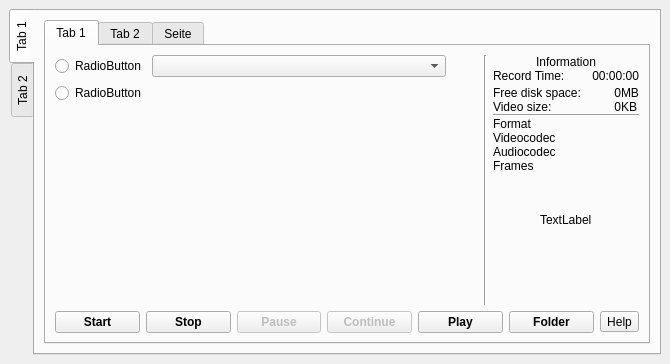
<?xml version="1.0" encoding="UTF-8"?>
<ui version="4.0">
 <class>PortalTest</class>
 <widget class="QMainWindow" name="PortalTest">
  <property name="geometry">
   <rect>
    <x>0</x>
    <y>0</y>
    <width>670</width>
    <height>364</height>
   </rect>
  </property>
  <property name="windowTitle">
   <string notr="true">vokoscreenNG</string>
  </property>
  <widget class="QWidget" name="centralwidget">
   <layout class="QVBoxLayout" name="verticalLayout">
    <item>
     <widget class="QTabWidget" name="tabWidget_2">
      <property name="tabPosition">
       <enum>QTabWidget::West</enum>
      </property>
      <property name="currentIndex">
       <number>0</number>
      </property>
      <widget class="QWidget" name="tab_3">
       <attribute name="title">
        <string>Tab 1</string>
       </attribute>
       <layout class="QVBoxLayout" name="verticalLayout_2">
        <item>
         <widget class="QTabWidget" name="tabWidget">
          <property name="currentIndex">
           <number>0</number>
          </property>
          <widget class="QWidget" name="tab">
           <attribute name="title">
            <string>Tab 1</string>
           </attribute>
           <layout class="QGridLayout" name="gridLayout_2">
            <item row="0" column="4" rowspan="4">
             <widget class="Line" name="line">
              <property name="orientation">
               <enum>Qt::Vertical</enum>
              </property>
             </widget>
            </item>
            <item row="0" column="5" rowspan="4">
             <layout class="QGridLayout" name="gridLayout_6">
              <property name="bottomMargin">
               <number>10</number>
              </property>
              <property name="verticalSpacing">
               <number>0</number>
              </property>
              <item row="0" column="0" alignment="Qt::AlignHCenter">
               <widget class="QLabel" name="label_17">
                <property name="text">
                 <string>Information</string>
                </property>
               </widget>
              </item>
              <item row="2" column="0">
               <layout class="QGridLayout" name="gridLayout_5">
                <item row="0" column="2">
                 <widget class="QLabel" name="labelFreeSize">
                  <property name="minimumSize">
                   <size>
                    <width>40</width>
                    <height>0</height>
                   </size>
                  </property>
                  <property name="text">
                   <string notr="true">0</string>
                  </property>
                  <property name="alignment">
                   <set>Qt::AlignRight|Qt::AlignTrailing|Qt::AlignVCenter</set>
                  </property>
                 </widget>
                </item>
                <item row="6" column="2" colspan="2">
                 <widget class="QLabel" name="labelInfoAudiocodec">
                  <property name="text">
                   <string notr="true"/>
                  </property>
                 </widget>
                </item>
                <item row="0" column="1">
                 <widget class="QLabel" name="label_12">
                  <property name="text">
                   <string>Free disk space:</string>
                  </property>
                 </widget>
                </item>
                <item row="5" column="1">
                 <widget class="QLabel" name="label_24">
                  <property name="text">
                   <string>Videocodec</string>
                  </property>
                 </widget>
                </item>
                <item row="8" column="2">
                 <spacer name="verticalSpacer_4">
                  <property name="orientation">
                   <enum>Qt::Vertical</enum>
                  </property>
                  <property name="sizeHint" stdset="0">
                   <size>
                    <width>20</width>
                    <height>40</height>
                   </size>
                  </property>
                 </spacer>
                </item>
                <item row="0" column="3">
                 <widget class="QLabel" name="label_15">
                  <property name="text">
                   <string notr="true">MB</string>
                  </property>
                 </widget>
                </item>
                <item row="5" column="2" colspan="2">
                 <widget class="QLabel" name="labelInfoVideocodec">
                  <property name="text">
                   <string notr="true"/>
                  </property>
                 </widget>
                </item>
                <item row="1" column="3">
                 <widget class="QLabel" name="label_16">
                  <property name="text">
                   <string notr="true">KB</string>
                  </property>
                 </widget>
                </item>
                <item row="6" column="1">
                 <widget class="QLabel" name="label_25">
                  <property name="text">
                   <string>Audiocodec</string>
                  </property>
                 </widget>
                </item>
                <item row="4" column="2" colspan="2">
                 <widget class="QLabel" name="labelInfoFormat">
                  <property name="text">
                   <string notr="true"/>
                  </property>
                 </widget>
                </item>
                <item row="1" column="2">
                 <widget class="QLabel" name="labelVideoSize">
                  <property name="text">
                   <string notr="true">0</string>
                  </property>
                  <property name="alignment">
                   <set>Qt::AlignRight|Qt::AlignTrailing|Qt::AlignVCenter</set>
                  </property>
                 </widget>
                </item>
                <item row="7" column="1">
                 <widget class="QLabel" name="label_29">
                  <property name="text">
                   <string>Frames</string>
                  </property>
                 </widget>
                </item>
                <item row="4" column="1">
                 <widget class="QLabel" name="label_23">
                  <property name="text">
                   <string>Format</string>
                  </property>
                 </widget>
                </item>
                <item row="1" column="1">
                 <widget class="QLabel" name="label_13">
                  <property name="text">
                   <string>Video size:</string>
                  </property>
                 </widget>
                </item>
                <item row="7" column="2" colspan="2">
                 <widget class="QLabel" name="labelInfoFrames">
                  <property name="text">
                   <string notr="true"/>
                  </property>
                 </widget>
                </item>
                <item row="3" column="1" colspan="3">
                 <widget class="Line" name="line_3">
                  <property name="orientation">
                   <enum>Qt::Horizontal</enum>
                  </property>
                 </widget>
                </item>
               </layout>
              </item>
              <item row="1" column="0">
               <layout class="QHBoxLayout" name="horizontalLayout_4">
                <property name="bottomMargin">
                 <number>3</number>
                </property>
                <item>
                 <widget class="QLabel" name="label_14">
                  <property name="text">
                   <string>Record Time:</string>
                  </property>
                 </widget>
                </item>
                <item>
                 <widget class="QLabel" name="labelInfoRecordTime">
                  <property name="text">
                   <string notr="true">00:00:00</string>
                  </property>
                  <property name="alignment">
                   <set>Qt::AlignRight|Qt::AlignTrailing|Qt::AlignVCenter</set>
                  </property>
                 </widget>
                </item>
               </layout>
              </item>
              <item row="3" column="0" alignment="Qt::AlignHCenter">
               <widget class="QLabel" name="label_Upate_tab_1">
                <property name="text">
                 <string notr="true">TextLabel</string>
                </property>
                <property name="openExternalLinks">
                 <bool>true</bool>
                </property>
               </widget>
              </item>
              <item row="4" column="0">
               <spacer name="verticalSpacer_21">
                <property name="orientation">
                 <enum>Qt::Vertical</enum>
                </property>
                <property name="sizeHint" stdset="0">
                 <size>
                  <width>20</width>
                  <height>40</height>
                 </size>
                </property>
               </spacer>
              </item>
             </layout>
            </item>
            <item row="3" column="2">
             <spacer name="verticalSpacer">
              <property name="orientation">
               <enum>Qt::Vertical</enum>
              </property>
              <property name="sizeHint" stdset="0">
               <size>
                <width>20</width>
                <height>40</height>
               </size>
              </property>
             </spacer>
            </item>
            <item row="4" column="0" colspan="6">
             <layout class="QHBoxLayout" name="horizontalLayout_2">
              <item>
               <widget class="QPushButton" name="pushButtonStart">
                <property name="font">
                 <font>
                  <weight>75</weight>
                  <bold>true</bold>
                 </font>
                </property>
                <property name="toolTip">
                 <string>CTRL+SHIFT+F10</string>
                </property>
                <property name="text">
                 <string>Start</string>
                </property>
               </widget>
              </item>
              <item>
               <widget class="QPushButton" name="pushButtonStop">
                <property name="enabled">
                 <bool>true</bool>
                </property>
                <property name="font">
                 <font>
                  <weight>75</weight>
                  <bold>true</bold>
                 </font>
                </property>
                <property name="toolTip">
                 <string>CTRL+SHIFT+F11</string>
                </property>
                <property name="text">
                 <string>Stop</string>
                </property>
               </widget>
              </item>
              <item>
               <widget class="QPushButton" name="pushButtonPause">
                <property name="enabled">
                 <bool>false</bool>
                </property>
                <property name="font">
                 <font>
                  <weight>75</weight>
                  <bold>true</bold>
                 </font>
                </property>
                <property name="toolTip">
                 <string>CTRL+SHIFT+F12</string>
                </property>
                <property name="text">
                 <string>Pause</string>
                </property>
               </widget>
              </item>
              <item>
               <widget class="QPushButton" name="pushButtonContinue">
                <property name="enabled">
                 <bool>false</bool>
                </property>
                <property name="font">
                 <font>
                  <weight>75</weight>
                  <bold>true</bold>
                 </font>
                </property>
                <property name="toolTip">
                 <string>CTRL+SHIFT+F12</string>
                </property>
                <property name="text">
                 <string>Continue</string>
                </property>
               </widget>
              </item>
              <item>
               <widget class="QPushButton" name="pushButtonPlay">
                <property name="font">
                 <font>
                  <weight>75</weight>
                  <bold>true</bold>
                 </font>
                </property>
                <property name="toolTip">
                 <string>Play last record</string>
                </property>
                <property name="text">
                 <string>Play</string>
                </property>
               </widget>
              </item>
              <item>
               <widget class="QPushButton" name="pushButtonScreencastOpenfolder">
                <property name="font">
                 <font>
                  <weight>75</weight>
                  <bold>true</bold>
                 </font>
                </property>
                <property name="toolTip">
                 <string>Open folder</string>
                </property>
                <property name="text">
                 <string>Folder</string>
                </property>
               </widget>
              </item>
              <item>
               <widget class="QToolButton" name="help_screencast_execute">
                <property name="text">
                 <string notr="true">Help</string>
                </property>
               </widget>
              </item>
             </layout>
            </item>
            <item row="0" column="1">
             <widget class="QComboBox" name="comboBox"/>
            </item>
            <item row="1" column="0">
             <widget class="QRadioButton" name="radioButton_2">
              <property name="text">
               <string>RadioButton</string>
              </property>
             </widget>
            </item>
            <item row="0" column="0">
             <widget class="QRadioButton" name="radioButton">
              <property name="text">
               <string>RadioButton</string>
              </property>
             </widget>
            </item>
            <item row="2" column="1">
             <spacer name="horizontalSpacer">
              <property name="orientation">
               <enum>Qt::Horizontal</enum>
              </property>
              <property name="sizeHint" stdset="0">
               <size>
                <width>40</width>
                <height>20</height>
               </size>
              </property>
             </spacer>
            </item>
           </layout>
          </widget>
          <widget class="QWidget" name="tab_2">
           <attribute name="title">
            <string>Tab 2</string>
           </attribute>
          </widget>
          <widget class="QWidget" name="tab_5">
           <attribute name="title">
            <string>Seite</string>
           </attribute>
          </widget>
         </widget>
        </item>
       </layout>
      </widget>
      <widget class="QWidget" name="tab_4">
       <attribute name="title">
        <string>Tab 2</string>
       </attribute>
      </widget>
     </widget>
    </item>
   </layout>
  </widget>
 </widget>
 <resources/>
 <connections/>
</ui>
